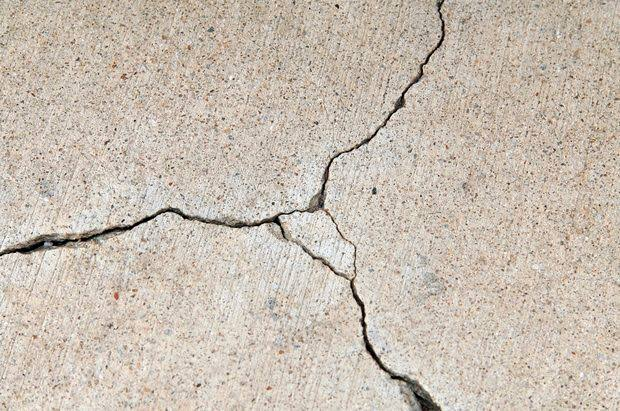
#> input picture img/Grietas/grietas_concreto.jpg, 620 x 411 px, found by its file name
$ python LineasAvanceServicio.py
#> lines starting #> are read from the running program, lines starting #| are printed output that depends on the picture; after the words box and inside, x2 and y2 are one past the last pixel; in counts of white or black regions, pixels touching at a corner belong together
# -*- coding: utf-8 -*-
"""
Created on Sat May 16 20:22:55 2020

@author: Marco
"""

import cv2
import numpy as np
import matplotlib.pyplot as plt
import time
from datetime import timedelta


inicio = time.monotonic() #inicia cronómetro.

acumulador=0
promedio=0
contador=0
grafica = []
alto = 0
medio = 0
bajo = 0
umbral = 150
radio = 3
kernel_size = 3


#imagen = cv2.imread('img\\Grietas\\grietas10.jpeg')
img = cv2.imread('img\\Grietas\\grietas_concreto.jpg')
#> img is the input picture: shape (411, 620, 3); mean B, G, R 178.4, 190.6, 201.3
imagen = cv2.resize(img, (900,700))
cv2.imshow('Original', imagen)

gray = cv2.cvtColor(imagen, cv2.COLOR_BGR2GRAY)
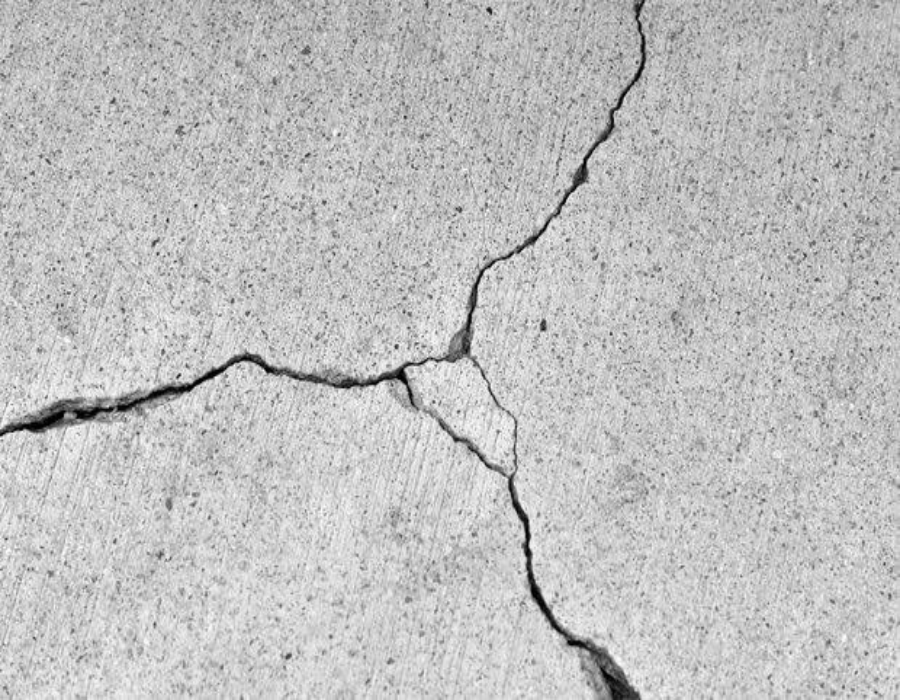
#> gray: shape (700, 900); min 0, max 254, mean 192.3

bordes = cv2.GaussianBlur(gray, (7,7), 0) #Aplica filtro de distorsión a la imagen
bordes = cv2.Canny(bordes, umbral, umbral*radio, apertureSize = kernel_size)
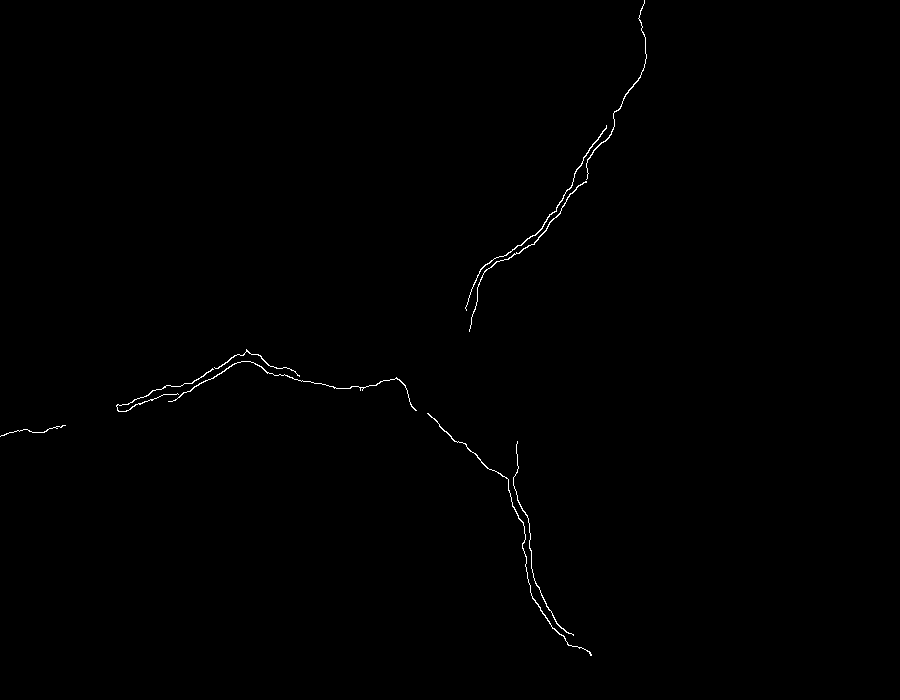
#> bordes: shape (700, 900); 0.34% white in thin lines or dots, all inside (x1, y1, x2, y2) = (0, 0, 647, 656)
#bordes = cv2.Canny(bordes, 100, 200)
bordes = cv2.dilate(bordes, None, iterations=1)  # Dilata el contorno de las figuras
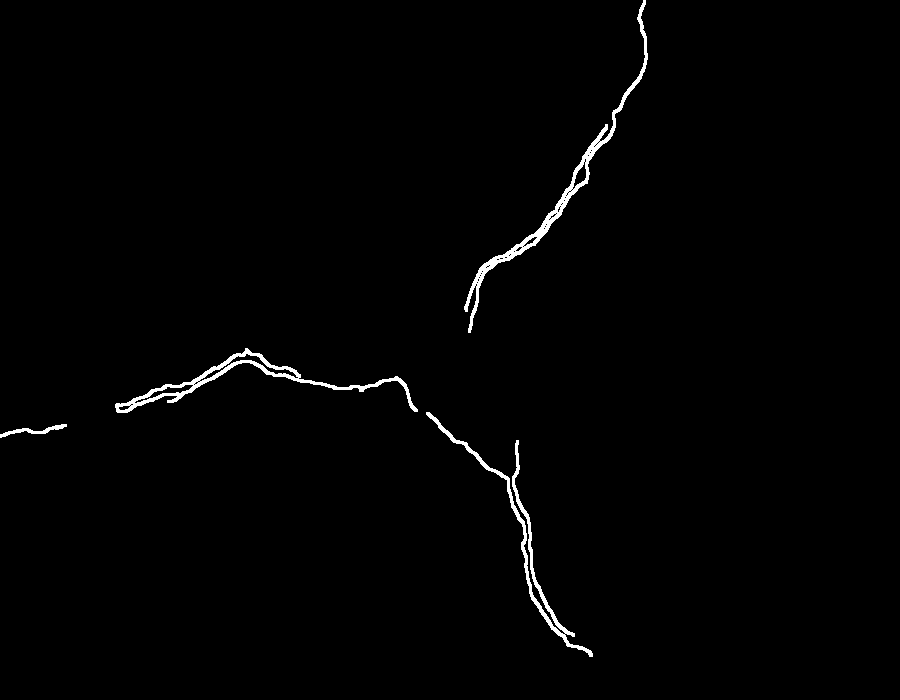
#> bordes: shape (700, 900); 1.1% white; 4 white regions, box (x1, y1, x2, y2) and area: (464, 0, 648, 333) 2523, (115, 348, 418, 413) 2138, (426, 412, 593, 657) 1995, (0, 424, 67, 438) 255
bordes = cv2.erode(bordes, None, iterations=1)  # Erosiona el contorno de las figuras
contorno,hierachy = cv2.findContours(bordes, cv2.RETR_EXTERNAL, cv2.CHAIN_APPROX_SIMPLE)
#> contorno = 5 contours, 1 with area under 20; largest, box (x1, y1, x2, y2) and area: (465, 0, 647, 332) 1090, (116, 349, 417, 412) 174, (427, 413, 592, 656) 100, (513, 441, 574, 636) 40

cv2.drawContours(imagen, contorno, -1, (0,0,255), 2)
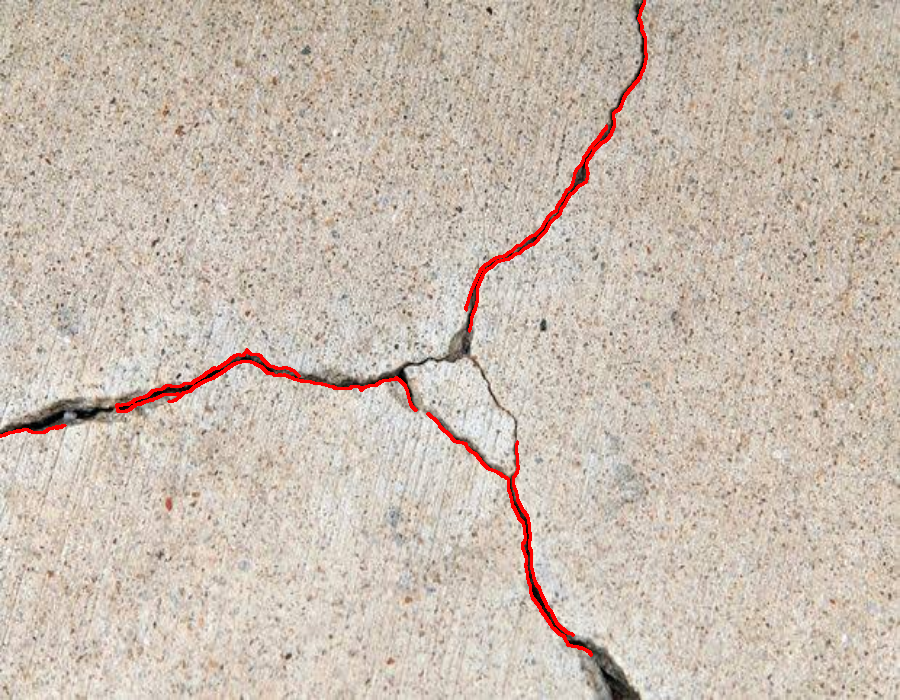
#> imagen: shape (700, 900, 3); mean B, G, R 177.1, 189.2, 202.5

for c in contorno:
    #obtener la longitud.
    contador = contador + 1
    distancia = cv2.arcLength(c, True)
    distancia02 = int(distancia)/100 #distancia resultante.
    M = cv2.moments(c)
    if(M["m00"]==0): M["m00"] = 1
    cx = int(M["m10"] / M["m00"])
    cy = int(M["m01"] / M["m00"])
    cv2.putText(imagen, str(distancia02)+'cm', (cx, cy), 1, 1, (226,43,138), 2)
    acumulador = acumulador + distancia02

    #obtener el ancho de cada línea.
    rect = cv2.minAreaRect(c)
    box = cv2.boxPoints(rect)
    box = np.int0(box)
    cv2.drawContours(imagen,[box],0,(255,0,0),2)

    (x, y), (width, height), angle = rect
    aspect_ratio = min(width, height) / max(width, height)
    asp_rat = round(width/10000, 3)
    cv2.putText(imagen, 'Ancho: '+str(width)+'cm', (cx+10,cy+65), 1, 1, (20,117,255), 2)
    cv2.putText(imagen, 'No.'+str(contador), (cx+10,cy+50), 1, 1, (255,0,255), 2)

    #Clasificar daño de la fractura.
    if(distancia02 >= 10):
        alto = alto + 1
        print('No.',contador,': Daño grave. Tome medidas !!!',' -> ',distancia02,'cm')
    if(distancia02<10 and distancia02>5):
        medio = medio + 1
        print('No.',contador,': Daño regular. Precaución.',' -> ',distancia02,'cm')
    if(distancia02<=5):
        bajo = bajo + 1
        print('No.',contador,': Daño mnimo.',' -> ',distancia02,'cm')

    #Crear gráfica a partir de distancia02
    grafica = grafica + [distancia02]
#> this loop made 5 passes
#> (distancia, distancia02, cx, cy, acumulador, box, x, y) on passes 1 to 2: (452.4, 4.52, 542, 580, 4.52, [[551, 641], [495, 447], [517, 441], [573, 634]], 534.3, 541.1), (145.5, 1.45, 40, 429, 5.97, [[0, 436], [0, 431], [64, 424], [65, 429]], 32.51, 430.6)
#> (distancia, distancia02, cx, cy, acumulador, box, x, y) on passes 4 to 5: (1202.8, 12.02, 241, 380, 24.71, [[116, 411], [115, 349], [415, 348], [416, 410]], 265.9, 379.7), (1017, 10.16, 552, 206, 34.87, [[488, 342], [449, 319], [644, 0], [682, 23]], 566, 171.3)
#| No. 1 : Daño mnimo.  ->  4.52 cm
#| No. 2 : Daño mnimo.  ->  1.45 cm
#| No. 3 : Daño regular. Precaución.  ->  6.72 cm
#| No. 4 : Daño grave. Tome medidas !!!  ->  12.02 cm
#| No. 5 : Daño grave. Tome medidas !!!  ->  10.16 cm
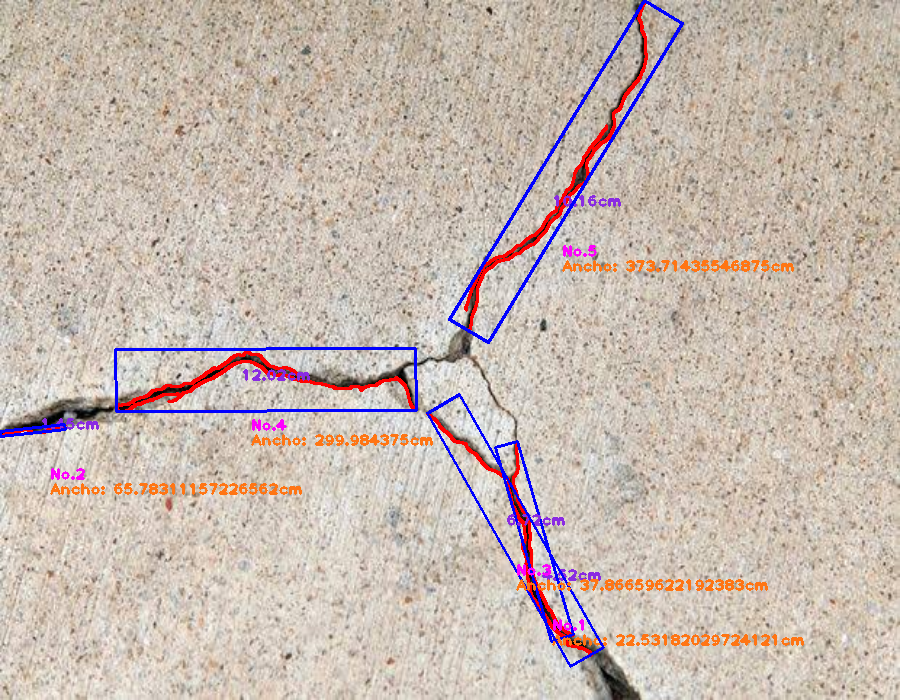
#> imagen: shape (700, 900, 3); 2.67% of pixels changed, all inside (x1, y1, x2, y2) = (0, 0, 804, 668)
#> after the loop, acumulador = 34.87; alto = 2; bajo = 2; contador = 5; medio = 1


promedio = int(acumulador/len(contorno))
#> promedio = 6

fin = time.monotonic() #termina cronómetro.

texto = 'No. Lineas encontrados: '+str(len(contorno))
#> texto = 'No. Lineas encontrados: 5'
texto02 = 'Promedio: '+str(promedio)+'cm'
#> texto02 = 'Promedio: 6cm'
cv2.putText(imagen, texto, (10,20), cv2.FONT_HERSHEY_SIMPLEX, 0.7, (255,0,0), 2)
cv2.putText(imagen, texto02, (10,40), cv2.FONT_HERSHEY_SIMPLEX, 0.7, (255,0,0), 2)
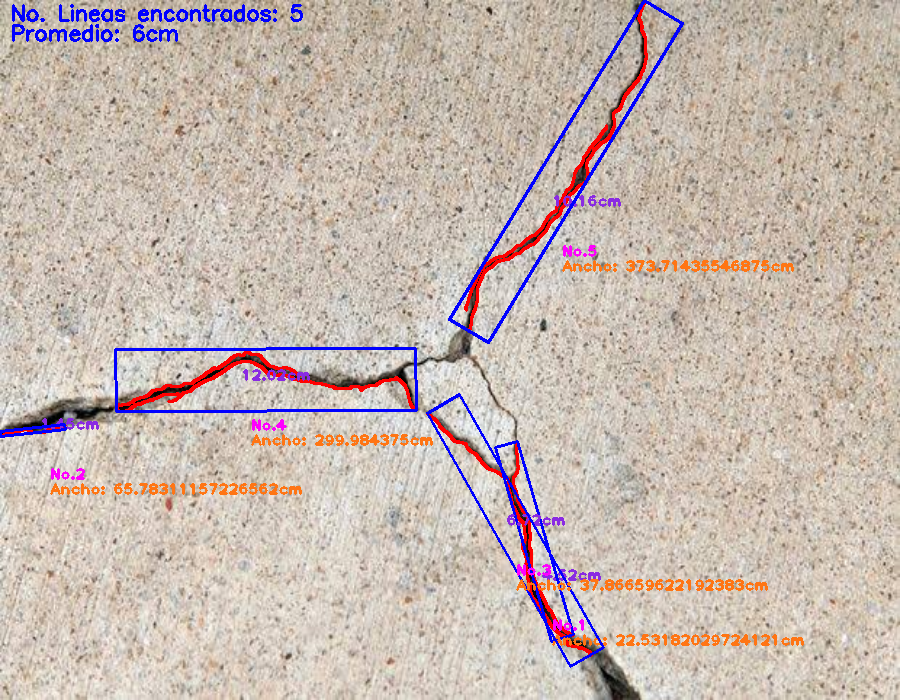
#> imagen: shape (700, 900, 3); mean B, G, R 177.4, 184.8, 199.5
print('No. de Objetos de la imagen: ', len(contorno))
#| No. de Objetos de la imagen:  5
#print('Alto: ',alto)
#print('Medio: ',medio)
#print('Bajo: ',bajo)

# Gráfica de resultados:
danio = ('Grave', 'Regular', 'Baja')
slices = (alto, medio, bajo)
#> slices = (2, 1, 2)
colores = ('red', 'yellow', 'blue')
_,_,texto = plt.pie(slices, colors=colores, labels=danio, autopct='%1.1f%%')
#> texto = 3 items

for tex in texto:
    tex.set_color('white')
#> this loop made 3 passes


plt.axis('equal')
plt.legend(['Mayor a 10cm', 'Entre 10cm y 5cm', 'Menor a 5cm'])
plt.title('= = Grafica de Clasificacion de las Fracturas = =')
plt.show()
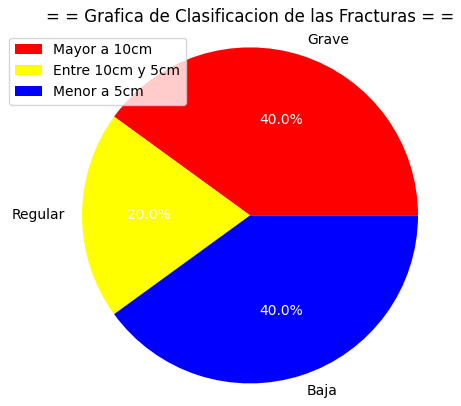
#> figure drawn by matplotlib, 1 panel

cv2.imshow('imagen', imagen)
cv2.imshow('bordes', bordes)

cv2.waitKey(0)
cv2.destroyAllWindows()

print(timedelta(seconds = fin-inicio), 'segundos') #Tiempo de ejecución.
